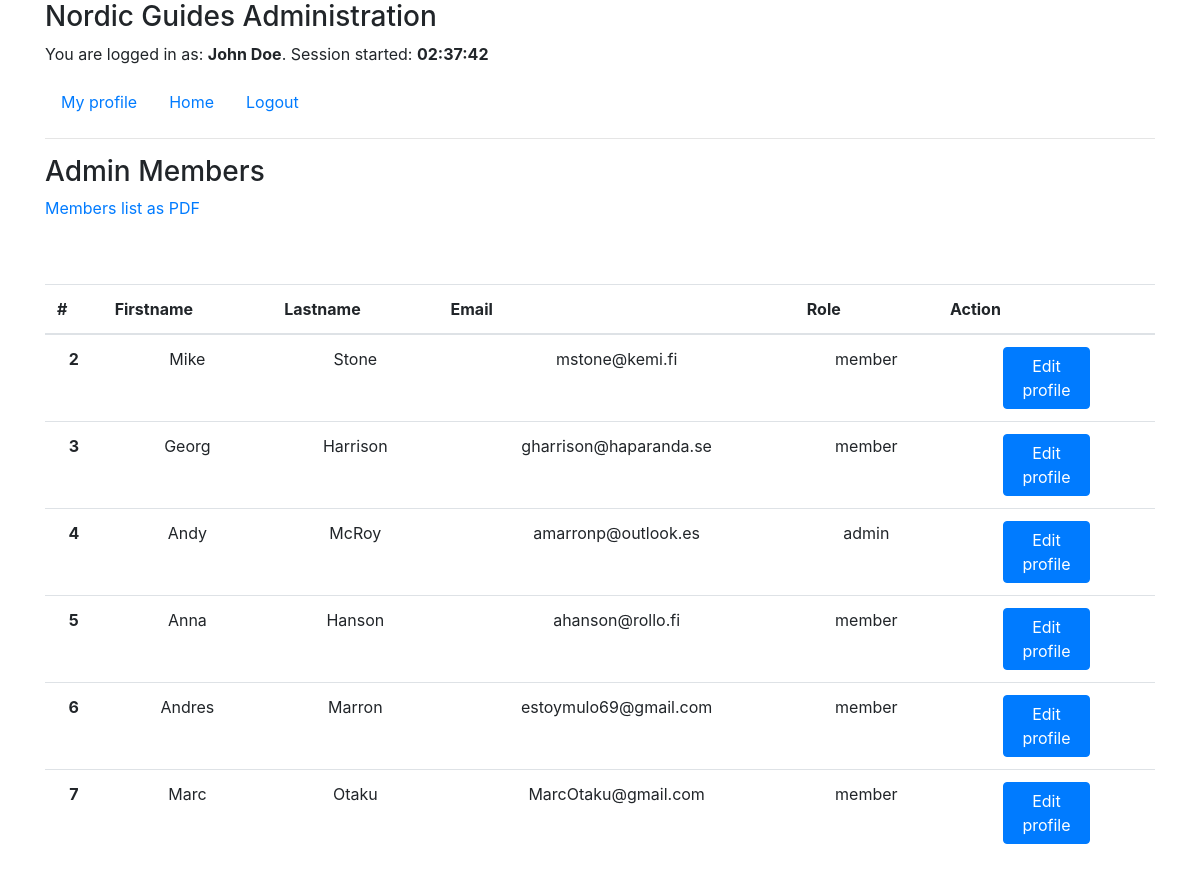
The app's page /admin/index.php?page=members (signed in) with its own data.
### tables this page shows
CREATE TABLE `members` (
  `memberID` int(11) NOT NULL,
  `birthdate` date DEFAULT NULL,
  `firstname` varchar(20) NOT NULL,
  `lastname` varchar(50) NOT NULL,
  `street` varchar(50) DEFAULT NULL,
  `city` varchar(30) DEFAULT NULL,
  `zip` varchar(10) DEFAULT NULL,
  `phone` varchar(50) DEFAULT NULL,
  `email` varchar(100) NOT NULL,
  `password` varchar(120) NOT NULL,
  `role` varchar(10) NOT NULL DEFAULT 'member',
  `driverslicense` varchar(10) DEFAULT NULL,
  `profileimage` varchar(100) DEFAULT NULL
);

### admin/php/members.php (the view, shortened to what this page needs)
<h3>Admin Members</h3>
<p><a href="php/membersListPDF.php">Members list as PDF</a></p>
<br>
<br>
<?php
include('../php/dbConnect.php');
$sql="SELECT memberID,firstname,lastname,email,role,password FROM members ";
$sql.="WHERE memberID <> ".$_SESSION['userID'];
$result = $conn->query($sql);
?>
<div>
<table class="table">
<thead>
    <tr>
      <th scope="col">#</th>
      <th scope="col">Firstname</th>
      <th scope="col">Lastname</th>
      <th scope="col">Email</th>
      <th scope="col">Role</th>
      <th scope="col">Action</th>
    </tr>
  </thead>
  <?php while($row=$result->fetch_assoc()){?>
        <tr align="center" class="elements_row">
            <th scope="row"><?php echo $row["memberID"];?></th>
            <td><?php echo $row["firstname"];?></td>
            <td><?php echo $row["lastname"];?></td>
            <td><?php echo $row["email"];?></td>
            <td><?php echo $row["role"];?></td>
            <td><button type="button" class="btn btn-primary" style="width:45%;" data-toggle="modal" data-target="#edit_modal_<?php echo $row["memberID"];?>"> Edit profile</button></td>
        </tr>
  <?php }?>
</table>

### records on screen
members: memberID "2", firstname "Mike", lastname "Stone", email "mstone@kemi.fi", role "member"
members: memberID "3", firstname "Georg", lastname "Harrison", email "gharrison@haparanda.se", role "member"
members: memberID "4", firstname "Andy", lastname "McRoy", email "amarronp@outlook.es", role "admin"
members: memberID "5", firstname "Anna", lastname "Hanson", email "ahanson@rollo.fi", role "member"
members: memberID "6", firstname "Andres", lastname "Marron", email "estoymulo69@gmail.com", role "member"
members: memberID "7", firstname "Marc", lastname "Otaku", email "MarcOtaku@gmail.com", role "member"

### other values on screen
$_SESSION['name'] "John Doe"
$_SESSION['starttime'] "02:37:42"
